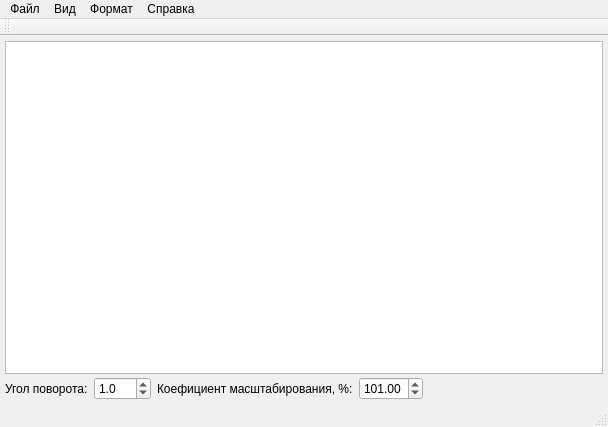
<?xml version="1.0" encoding="UTF-8"?>
<ui version="4.0">
 <class>MainWindow</class>
 <widget class="QMainWindow" name="MainWindow">
  <property name="geometry">
   <rect>
    <x>0</x>
    <y>0</y>
    <width>608</width>
    <height>427</height>
   </rect>
  </property>
  <property name="windowTitle">
   <string>Создатель карт v0.1</string>
  </property>
  <widget class="QWidget" name="centralWidget">
   <layout class="QGridLayout" name="gridLayout_2">
    <property name="leftMargin">
     <number>5</number>
    </property>
    <property name="topMargin">
     <number>5</number>
    </property>
    <property name="rightMargin">
     <number>5</number>
    </property>
    <property name="bottomMargin">
     <number>5</number>
    </property>
    <item row="0" column="0">
     <layout class="QGridLayout" name="gridLayout">
      <property name="spacing">
       <number>3</number>
      </property>
      <item row="1" column="0">
       <layout class="QVBoxLayout" name="verticalLayout">
        <item>
         <layout class="QHBoxLayout" name="horizontalLayout">
          <item>
           <widget class="QLabel" name="labelAngle">
            <property name="text">
             <string>Угол поворота:</string>
            </property>
           </widget>
          </item>
          <item>
           <widget class="QDoubleSpinBox" name="doubleSpinBox">
            <property name="prefix">
             <string/>
            </property>
            <property name="decimals">
             <number>1</number>
            </property>
            <property name="minimum">
             <double>0.000000000000000</double>
            </property>
            <property name="maximum">
             <double>180.000000000000000</double>
            </property>
            <property name="value">
             <double>1.000000000000000</double>
            </property>
           </widget>
          </item>
          <item>
           <widget class="QLabel" name="labelZoom">
            <property name="text">
             <string>Коефициент масштабирования, %:</string>
            </property>
           </widget>
          </item>
          <item>
           <widget class="QDoubleSpinBox" name="doubleSpinBox_2">
            <property name="minimum">
             <double>100.000000000000000</double>
            </property>
            <property name="maximum">
             <double>200.000000000000000</double>
            </property>
            <property name="value">
             <double>101.000000000000000</double>
            </property>
           </widget>
          </item>
          <item>
           <spacer name="horizontalSpacer">
            <property name="orientation">
             <enum>Qt::Horizontal</enum>
            </property>
            <property name="sizeHint" stdset="0">
             <size>
              <width>40</width>
              <height>20</height>
             </size>
            </property>
           </spacer>
          </item>
         </layout>
        </item>
       </layout>
      </item>
      <item row="0" column="0">
       <widget class="MapView" name="graphicsView">
        <property name="dragMode">
         <enum>QGraphicsView::ScrollHandDrag</enum>
        </property>
        <property name="transformationAnchor">
         <enum>QGraphicsView::AnchorUnderMouse</enum>
        </property>
        <property name="resizeAnchor">
         <enum>QGraphicsView::AnchorUnderMouse</enum>
        </property>
       </widget>
      </item>
     </layout>
    </item>
   </layout>
  </widget>
  <widget class="QMenuBar" name="menuBar">
   <property name="geometry">
    <rect>
     <x>0</x>
     <y>0</y>
     <width>608</width>
     <height>21</height>
    </rect>
   </property>
   <widget class="QMenu" name="menu">
    <property name="title">
     <string>Файл</string>
    </property>
    <addaction name="actionOpen"/>
    <addaction name="actionCreate"/>
    <addaction name="actionAddImg"/>
    <addaction name="actionSaveProj"/>
    <addaction name="actionSave"/>
    <addaction name="separator"/>
    <addaction name="actionCloseAll"/>
    <addaction name="separator"/>
    <addaction name="actionExit"/>
   </widget>
   <widget class="QMenu" name="menu_2">
    <property name="title">
     <string>Вид</string>
    </property>
    <widget class="QMenu" name="menu_3">
     <property name="title">
      <string>Поворот...</string>
     </property>
     <addaction name="actionLeft"/>
     <addaction name="actionRight"/>
    </widget>
    <widget class="QMenu" name="menu_6">
     <property name="title">
      <string>Выровнять по...</string>
     </property>
     <addaction name="actionHorizontal"/>
     <addaction name="actionVertical"/>
    </widget>
    <addaction name="actionZoom_in"/>
    <addaction name="actionZoom_out"/>
    <addaction name="separator"/>
    <addaction name="menu_3"/>
    <addaction name="menu_6"/>
   </widget>
   <widget class="QMenu" name="menu_4">
    <property name="title">
     <string>Формат</string>
    </property>
    <addaction name="actionClose"/>
    <addaction name="separator"/>
    <addaction name="actionDegrees"/>
    <addaction name="actionMetres"/>
    <addaction name="separator"/>
    <addaction name="actionPoint1"/>
    <addaction name="actionPoint2"/>
    <addaction name="separator"/>
    <addaction name="actionZTop"/>
    <addaction name="actionZBottom"/>
   </widget>
   <widget class="QMenu" name="menu_5">
    <property name="title">
     <string>Справка</string>
    </property>
    <addaction name="actionHelp"/>
    <addaction name="actionAbout"/>
   </widget>
   <addaction name="menu"/>
   <addaction name="menu_2"/>
   <addaction name="menu_4"/>
   <addaction name="menu_5"/>
  </widget>
  <widget class="QStatusBar" name="statusBar">
   <property name="sizeGripEnabled">
    <bool>true</bool>
   </property>
  </widget>
  <widget class="QToolBar" name="toolBar">
   <property name="windowTitle">
    <string>Панель инструментов</string>
   </property>
   <attribute name="toolBarArea">
    <enum>TopToolBarArea</enum>
   </attribute>
   <attribute name="toolBarBreak">
    <bool>false</bool>
   </attribute>
  </widget>
  <action name="actionClose">
   <property name="text">
    <string>Удалить выделенный элемент</string>
   </property>
   <property name="toolTip">
    <string>Удалить выделенный элемент</string>
   </property>
   <property name="shortcut">
    <string>Del</string>
   </property>
  </action>
  <action name="actionOpen">
   <property name="text">
    <string>Открыть проект</string>
   </property>
   <property name="shortcut">
    <string>Shift+O</string>
   </property>
  </action>
  <action name="actionCreate">
   <property name="text">
    <string>Создать</string>
   </property>
  </action>
  <action name="actionSave">
   <property name="text">
    <string>Сохранить как изображение</string>
   </property>
   <property name="shortcut">
    <string>Ctrl+Shift+S</string>
   </property>
  </action>
  <action name="actionExit">
   <property name="text">
    <string>Выход</string>
   </property>
   <property name="shortcut">
    <string>Alt+C</string>
   </property>
  </action>
  <action name="actionZoom_in">
   <property name="text">
    <string>Увеличить элемент</string>
   </property>
   <property name="toolTip">
    <string>Увеличить элемент</string>
   </property>
   <property name="shortcut">
    <string>+</string>
   </property>
  </action>
  <action name="actionZoom_out">
   <property name="text">
    <string>Уменьшить элемент</string>
   </property>
   <property name="toolTip">
    <string>Уменьшить элемент</string>
   </property>
   <property name="shortcut">
    <string>-</string>
   </property>
  </action>
  <action name="actionLeft">
   <property name="text">
    <string>Влево</string>
   </property>
   <property name="shortcut">
    <string>Shift+E</string>
   </property>
  </action>
  <action name="actionRight">
   <property name="text">
    <string>Вправо</string>
   </property>
   <property name="shortcut">
    <string>Shift+R</string>
   </property>
  </action>
  <action name="actionDegrees">
   <property name="checkable">
    <bool>true</bool>
   </property>
   <property name="text">
    <string>Градусы</string>
   </property>
  </action>
  <action name="actionMetres">
   <property name="checkable">
    <bool>true</bool>
   </property>
   <property name="text">
    <string>Метры</string>
   </property>
  </action>
  <action name="actionHelp">
   <property name="text">
    <string>Справка</string>
   </property>
   <property name="shortcut">
    <string>F1</string>
   </property>
  </action>
  <action name="actionAbout">
   <property name="text">
    <string>О программе</string>
   </property>
   <property name="shortcut">
    <string>F2</string>
   </property>
  </action>
  <action name="actionHorizontal">
   <property name="text">
    <string>Ширине</string>
   </property>
  </action>
  <action name="actionVertical">
   <property name="text">
    <string>Высоте</string>
   </property>
  </action>
  <action name="actionPoint1">
   <property name="text">
    <string>Задать точку 1</string>
   </property>
  </action>
  <action name="actionPoint2">
   <property name="text">
    <string>Задать точку 2</string>
   </property>
  </action>
  <action name="actionCloseAll">
   <property name="text">
    <string>Закрыть все</string>
   </property>
  </action>
  <action name="actionSaveProj">
   <property name="text">
    <string>Сохранить проект</string>
   </property>
   <property name="shortcut">
    <string>Shift+S</string>
   </property>
  </action>
  <action name="actionAddImg">
   <property name="text">
    <string>Добавить изображение</string>
   </property>
   <property name="shortcut">
    <string>O</string>
   </property>
  </action>
  <action name="actionZTop">
   <property name="text">
    <string>Поднять на передний план</string>
   </property>
   <property name="shortcut">
    <string>W</string>
   </property>
  </action>
  <action name="actionZBottom">
   <property name="text">
    <string>Опустить на задний план</string>
   </property>
   <property name="shortcut">
    <string>Q</string>
   </property>
  </action>
 </widget>
 <layoutdefault spacing="6" margin="11"/>
 <customwidgets>
  <customwidget>
   <class>MapView</class>
   <extends>QGraphicsView</extends>
   <header location="global">mapview.h</header>
  </customwidget>
 </customwidgets>
 <resources/>
 <connections/>
</ui>
